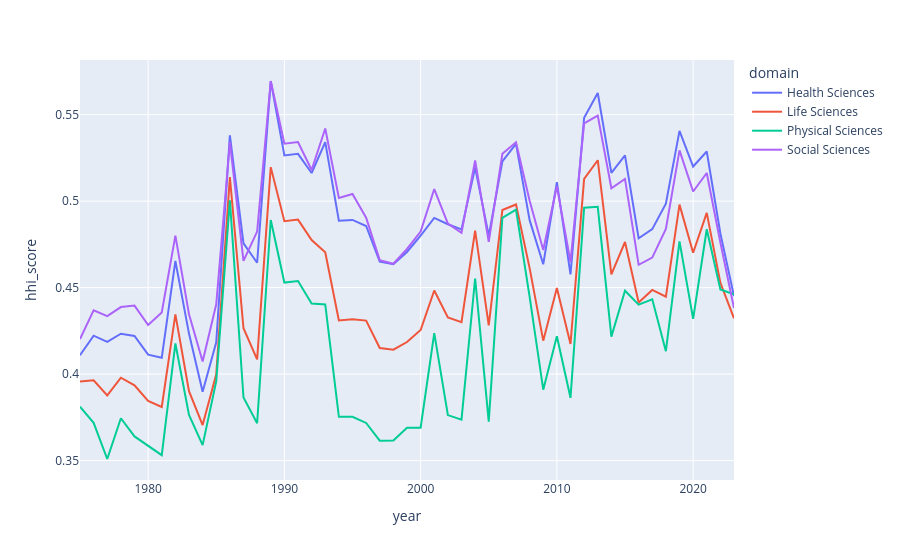

Notebook code cell kept with this figure:
### Code cell
px.line(df_hh_score, x="year", y="hhi_score", color="domain")
